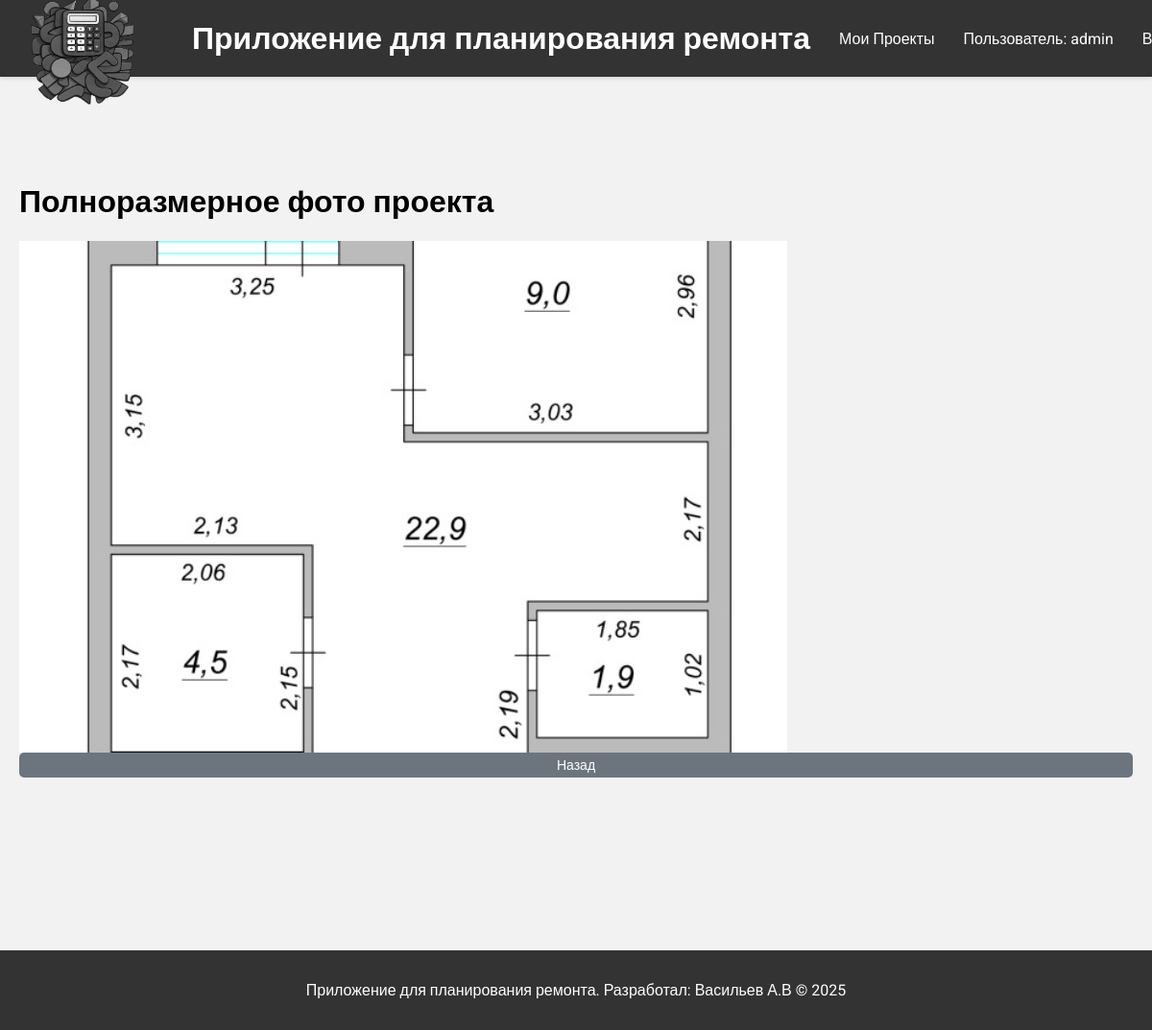
The page /apartment/1/image/ (signed in) on the database as committed earlier.
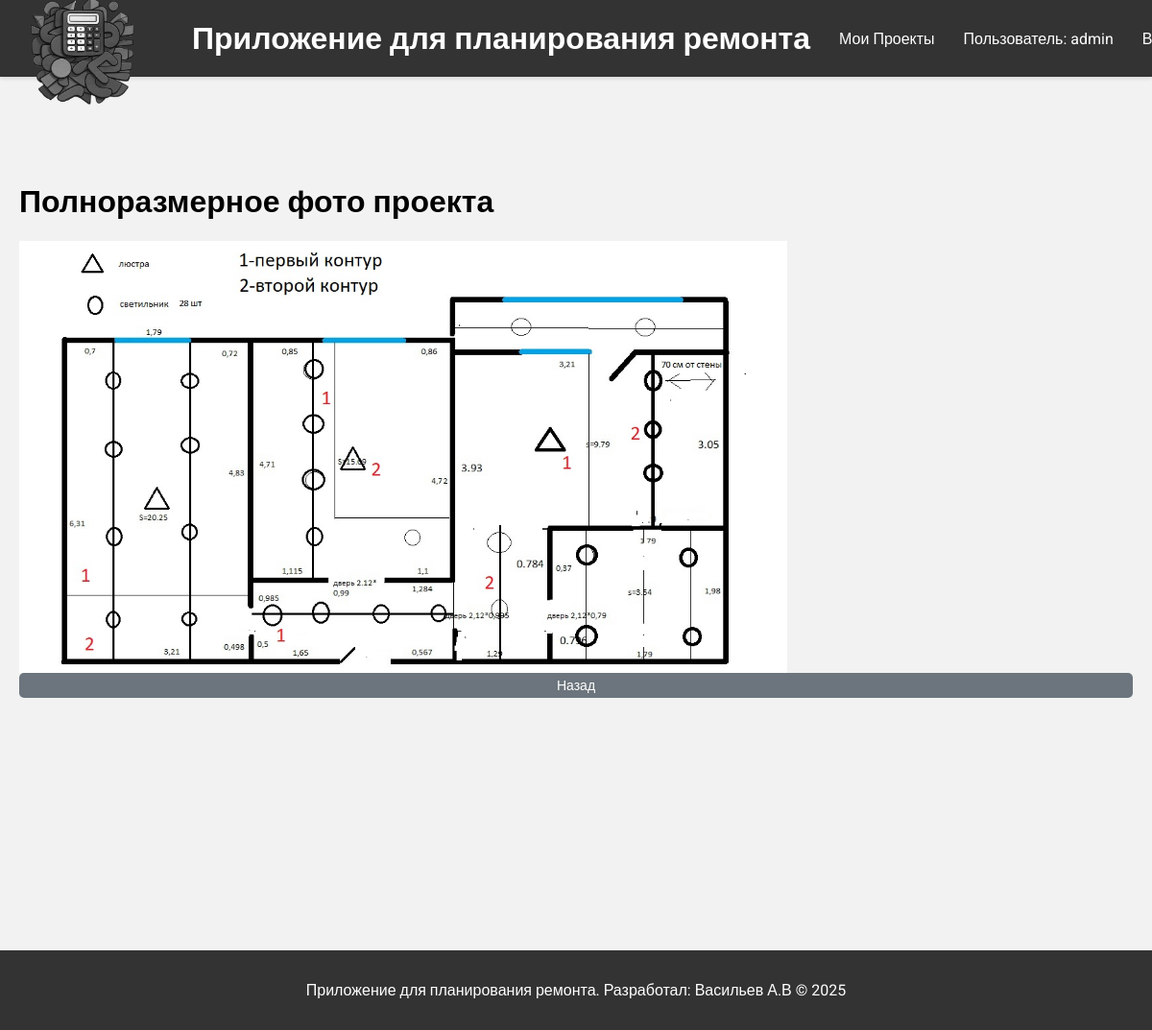
The same page on the database as committed later.
### repairs/models.py (models this page shows, shortened)
class Apartment(models.Model):
    user = models.ForeignKey(User, on_delete=models.CASCADE)
    name = models.CharField(max_length=100)
    address = models.CharField(max_length=255, blank=True)
    total_area = models.FloatField()
    image = models.ImageField(upload_to='apartment_images/', blank=True, null=True)

### repairs/views.py (the view)
# urls.py: path('apartment/<int:pk>/image/', views.image_full, name='image_full'),
@login_required
def image_full(request, pk):
    apartment = get_object_or_404(Apartment, pk=pk, user=request.user)
    return render(request, 'repairs/image_full.html', {'apartment': apartment})

### repairs/templates/repairs/image_full.html
{% extends "repairs/base.html" %}
{% block content %}
<div class="container">
    <h1>Полноразмерное фото проекта</h1>
    {% if apartment.image %}
    <img src="{{ apartment.image.url }}" alt="Полноразмерное фото проекта" style="max-width: 800px; height: auto;">
    {% else %}
    <p>Фото проекта отсутствует.</p>
    {% endif %}
    <a href="{% url 'apartment_detail' apartment.id %}" class="button-secondary">Назад</a>
</div>
{% endblock %}

Rows that differ between the two databases and show on the page:
changed Apartment: image: a different picture
